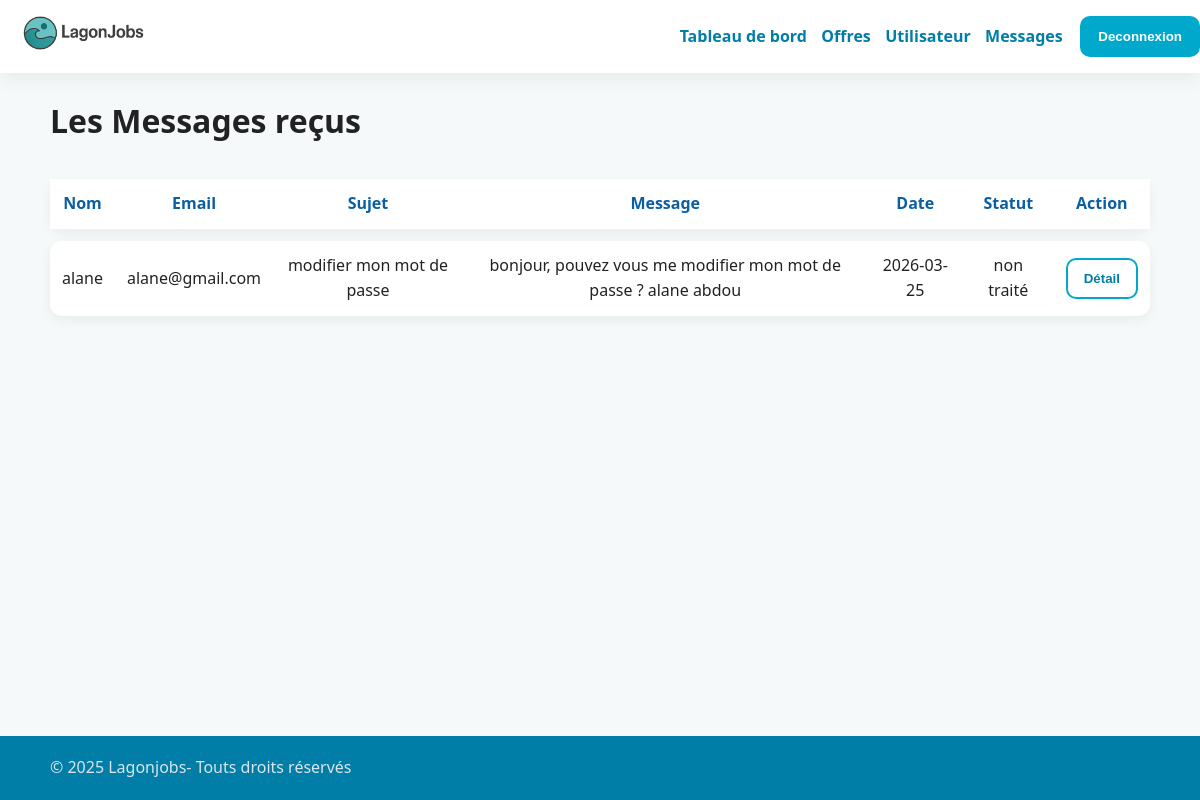
The app's page /Backoffice/messages_contact.php (signed in) with its own data.
### tables this page shows
CREATE TABLE `messages` (
  `Id` int(11) NOT NULL,
  `Nom` varchar(20) NOT NULL,
  `Email` varchar(100) NOT NULL,
  `Sujet` varchar(255) NOT NULL,
  `Message` text NOT NULL,
  `Statut` varchar(20) NOT NULL DEFAULT 'non traité',
  `Date` date NOT NULL DEFAULT current_timestamp()
);

### Backoffice/select.php (called while the page is built, shortened)
<?php
$sql = "SELECT * FROM `messages`";
$stmt = $pdo->prepare($sql);
$stmt->execute();
$messages=$stmt->fetchall();
?>

### Backoffice/messages_contact.php (the view, shortened to what this page needs)
<?php
require_once('../asset/configmysql.php');
require_once(__DIR__ . '/select.php');
?>
<!DOCTYPE html>
<html lang="en">
<head>
    <link rel="stylesheet" href="../css/style.css">
</head>
<body class="body">
    <header class="site-header header-inner">
    <span class="logo"><a href="gestion_offre.html"><img src="../logo/Logo.png" alt="logo lagonjobs"></span>
    <nav class="nav">
        <a href="gestion_offre.php">Tableau de bord</a>
        <a href="offres.php">Offres</a>
        <a href="utilisateurs.php">Utilisateur</a>
        <a href="messages_contact.php">Messages</a>
        <?php if(isset($_SESSION['LOG_ADMIN'])){ ?>
          <button class="btn" onclick="window.location.href='../Frontoffice/deconnexion.php'">Deconnexion</button>
        <?php } ?>
    </nav>
  </header>
    <main class="container">
        <h1>Les Messages reçus</h1>
        <table class="table-offres">
            <tr>
                <th>Nom</th>
                <th>Email</th>
                <th>Sujet</th>
                <th>Message</th>
                <th>Date</th>
                <th>Statut</th>
                <th>Action</th>
            </tr>
            <?php for ($i=0; $i < count($messages); $i++) { ?>
            <tr>
                <td><?php echo $messages[$i]['Nom'];?></td>
                <td><?php echo $messages[$i]['Email'];?></td>
                <td><?php echo $messages[$i]['Sujet'];?></td>
                <td><?php echo $messages[$i]['Message'];?></td>
                <td><?php echo $messages[$i]['Date'];?></td>
                <td><?php echo $messages[$i]['Statut'];?></td>
                <td>
                    <form action="update_utilisateur.php" method="post">
                        <button class="btn btn-outline" type="submit">Détail</button>
                    </form>
                </td>
            </tr>
            <?php } ?>
        </table>
    </main>
    <footer class="site-footer footer-inner">
    <p class="container">© 2025 Lagonjobs- Touts droits réservés</p>
  </footer>
</body>
</html>

### css/style.css (style rules this page uses)
:root { --lagon:#00A8CC; --lagon-dark:#007EA7; --bg:#F5F9FA; --text:#222222; --text-2:#555555; --success:#4CAF50; --error:#E63946; --card:#ffffff; --shadow:0 6px 18px rgba(0,0,0,.06); --radius:14px; --radius-sm:10px; --space:clamp(14px, 2.8vw, 22px); }
* { box-sizing:border-box }
html,body { margin:0;padding:0 }
body { font-family: system-ui, -apple-system, "Segoe UI", Roboto, "Helvetica Neue", Arial, "Noto Sans", "Liberation Sans", sans-serif; color:var(--text); background:var(--bg); line-height:1.6; }
.container { width:min(1100px, 92vw); margin:auto }
a { color:var(--lagon-dark); text-decoration:none }
.btn { background:var(--lagon); color:#fff; padding:.7rem 1rem; border-radius:10px; display:inline-block; font-weight:600; border:2px solid var(--lagon); transition:all .2s ease; }
.btn-outline { background:transparent; color:var(--lagon-dark) }
.site-header { position:sticky; top:0; z-index:10; background:#fff; box-shadow:var(--shadow); }
.header-inner { display:flex; align-items:center; justify-content:space-between; padding:.8rem 0 }
.logo { display: flex;align-items: center; }
.logo img { height: 40px;width: auto;object-fit: contain; }
.nav { display:flex; gap:.9rem; align-items:center }
.nav a { font-weight:600 }
.nav .btn, .nav .btn-outline { margin-left:.2rem }
.site-footer { background:#007EA7; color:#dbe5ea; }
.footer-inner { display:flex; justify-content:space-between; align-items:center; padding:1.2rem 0 }
.table-offres { width: 100%; border-collapse: separate; border-spacing: 0 12px; font-family: 'Segoe UI', sans-serif; }
.table-offres th { text-align: center; padding: 12px; color: #0a5fa3; font-weight: 600; }
.table-offres tr { background: #ffffff; box-shadow: 0 4px 12px rgba(0,0,0,0.06); border-radius: 12px; }
.table-offres td { padding: 12px; text-align: center; }
.table-offres tr td:first-child { border-top-left-radius: 12px; border-bottom-left-radius: 12px; }
.table-offres tr td:last-child { border-top-right-radius: 12px; border-bottom-right-radius: 12px; }
.table-offres td form { display: inline-block; }
html, body { height: 100%; }
body { display: flex; flex-direction: column; }
main { flex: 1; }
footer { background: #111; color: white; }

### records on screen
messages: Nom "alane", Email "alane@gmail.com", Sujet "modifier mon mot de passe", Message "bonjour, pouvez vous me modifier mon mot de passe ? alane abdou", Date "2026-03-25", Statut "non traité"
